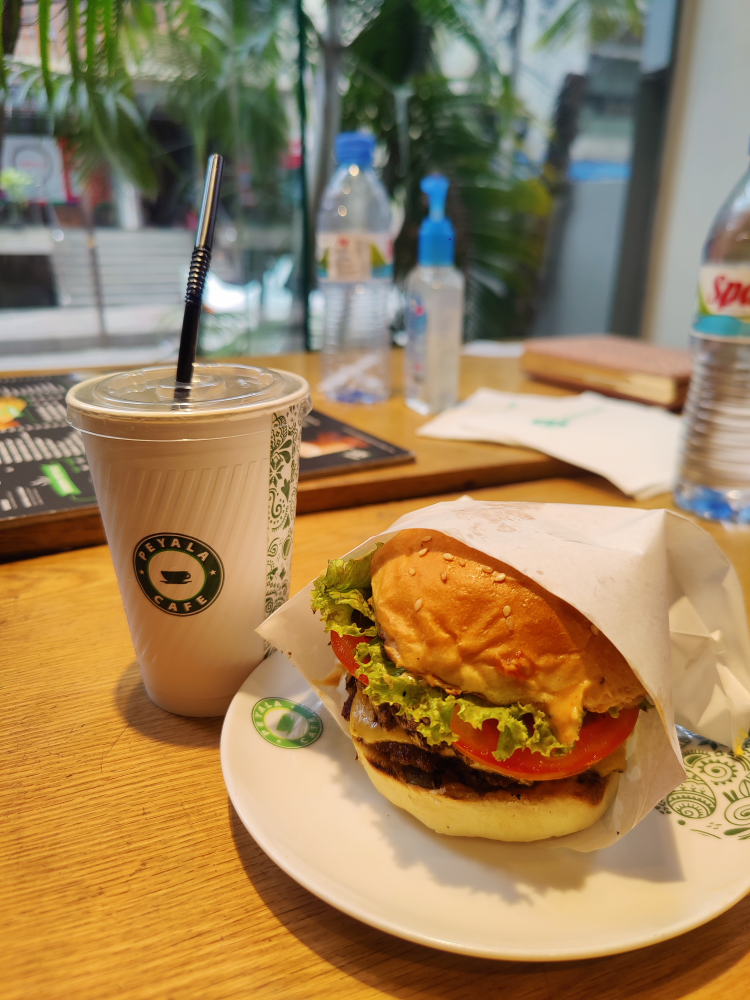
#> input picture LAB/Assignment_2/IMG_20240411_152029.jpg, 3000 x 4000 px (shown at 1/4 size)
$ jupyter execute 24341216_CSE428_Assignment_2.ipynb   (shell and % lines are left out)
#> lines starting #> are read from the running program, lines starting #| are printed output that depends on the picture
# CSE428 Assignment 2

[cell 1]
NAME = "Fahad Nadim Ziad"
ID = "24341216"
COLLABORATORS_ID = ""

This assignment contains 4 tasks. Complete the notebook with proper codes for the lines with `# TO-BE-COMPLETED` tag, or by *uncommenting* a partially written codes where necessary.

Background: We larned in class that linear spatial filtering is basically a signal correlation opration between an image and a filter kernel. To filter an ```image``` with a ```kernel``` all we need to do is call the ```signal.correlate``` function from the ```scipy``` library.

```
filtered_image = signal.correlate(image, kernel, mode='same', method='auto')
```
Here, ```mode="same"``` takes care of the image padding under the hood; making the filtered image the *same shape* as the input image, while ```mode="valid"``` *shrinks the filtered image*. The ```method='direct'``` implements the correlation from the definition of signal correlation:

> $g(x, y)=\sum_{s,t}{w(s, t)}f(x+s, y+t)$

whereas ```method='fft'``` uses a frequency domain implementation which we will learn next week. The ```method='auto'``` chooses the faster implementation automatically. <br>
(Except for **Task 1**, always use ```method='auto'``` while using the correlation function )

We use the following code stucture to measure the excecution time of some python code:

```
import time

start_time = time.clock()

# some python code

print("Time elapsed: ", time.clock() - start_time, "seconds")
```

## **Task 0: The Imports** <br>
### Import the necessary libraries and define the helper functions. You can use the helper functions from the coding tutorials, or you can even use your own version of helper functions. <br>

[cell 2]
# Import libraries

import numpy as np
import matplotlib.pyplot as plt
from scipy import signal
from skimage import io, color, transform

[cell 3]
# Define helper functions

def load_image(path, as_gray=True, max_size=(512, 512)):
#> called with path = 'IMG_20240411_152029.jpg', as_gray = True, max_size = (512, 512)
    img = io.imread(path)
#> img is the input picture: shape (4000, 3000, 3); mean R, G, B 156.1, 129.1, 90.2
    if as_gray and img.ndim == 3:
        img = color.rgb2gray(img)
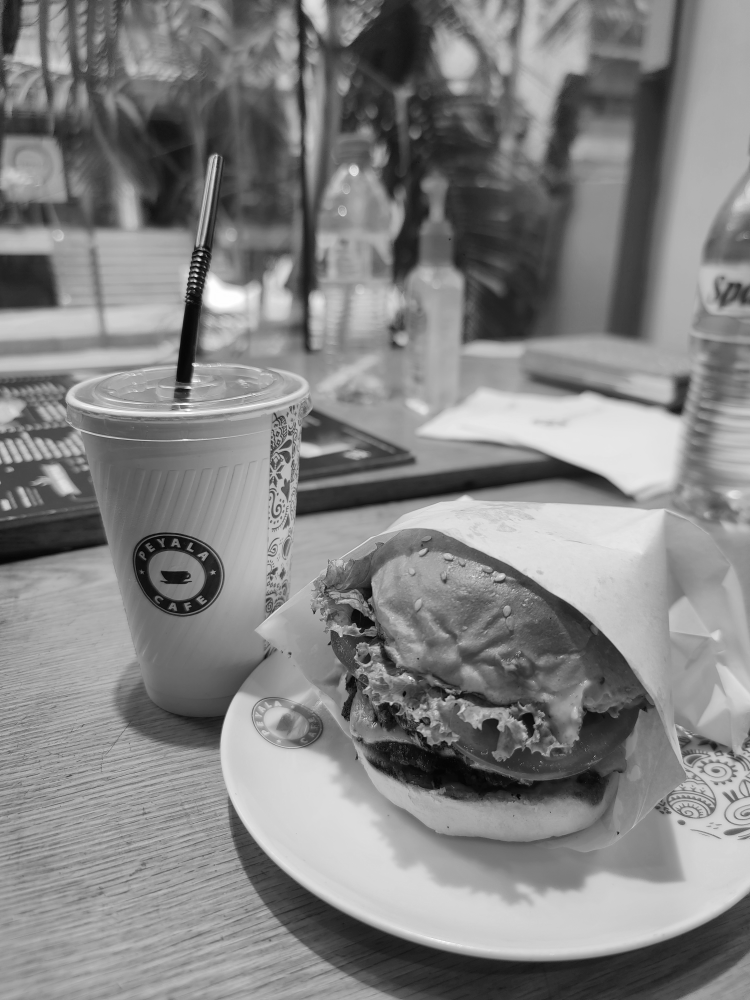
#> img: shape (4000, 3000) float64 (shown at 1/4 size); min 0, max 1, mean 0.518
    if img.shape[0] > max_size[0] or img.shape[1] > max_size[1]:
        img = transform.resize(img, max_size, anti_aliasing=True)
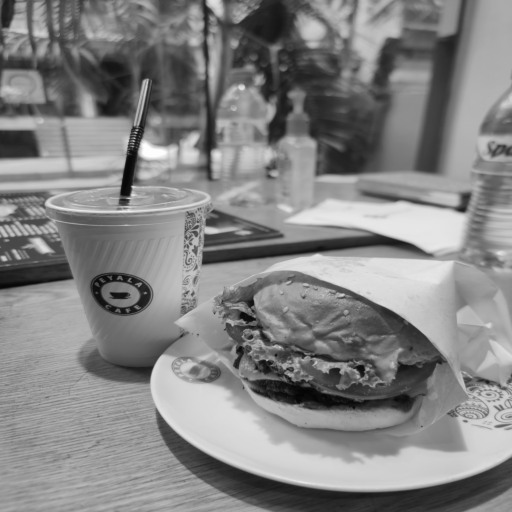
#> img: shape (512, 512) float64; min 0.022, max 0.996, mean 0.518
    return img

def show_image(img, title="", cmap="gray"):
    plt.imshow(img, cmap=cmap)
    plt.title(title)
    plt.axis('off')
    plt.show()

def gaussian_kernel(size, sigma=1):
    """Generates a 2D Gaussian kernel."""
    ax = np.arange(-size // 2 + 1., size // 2 + 1.)
    xx, yy = np.meshgrid(ax, ax)
    kernel = np.exp(-(xx**2 + yy**2) / (2. * sigma**2))
    return kernel / np.sum(kernel)

## **Task 1: Execution Time** <br>
### Excecution time comparison for the 2 different methods of the correlation function <br>

[cell 4]
# Import your own image, make sure its dimensions do not exceed (512, 512). Downsample if necessary.
image = load_image('IMG_20240411_152029.jpg', as_gray=True)
show_image(image, title="Downsampled Image (Task 1)")

[cell 5]
# Define a gaussian kernel of size (35, 35)
kernel = gaussian_kernel(35, sigma=7)

[cell 6]
# Determine the time to filter the image with the kernel using "direct" method
import time
start_time = time.process_time()
filtered_image_direct = signal.correlate(image, kernel, mode='same', method='direct')
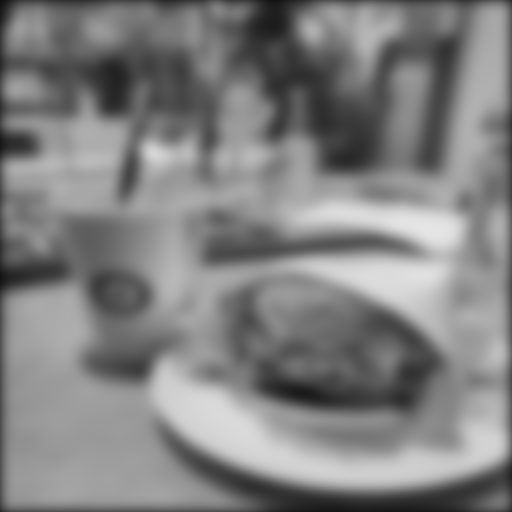
#> filtered_image_direct: shape (512, 512) float64; min 0.0572, max 0.898, mean 0.507
print("Time elapsed (direct): ", time.process_time() - start_time, "seconds")

[cell 7]
# Determine the time to filter the image with the kernel using "fft" method
start_time = time.process_time()
filtered_image_fft = signal.correlate(image, kernel, mode='same', method='fft')
print("Time elapsed (fft): ", time.process_time() - start_time, "seconds")

### **Answer to Task 1** <br>

### Write your answer here. Comment on the results.
The 'fft' method is generally faster for large kernels and images, while 'direct' is faster for small ones. In this case, with a 35x35 kernel, 'fft' should be noticeably faster.

### Task 1 Analysis
For the 35x35 Gaussian kernel, the 'fft' method is significantly faster than the 'direct' method. This is because FFT-based convolution reduces the computational complexity for large kernels and images. The output images from both methods are visually identical, confirming that both approaches are mathematically equivalent, but the performance gain with 'fft' is substantial for large filters.

Result (answer):
Comment (answer):
The 'fft' method is more efficient for large kernels due to the computational advantages of the Fast Fourier Transform.

Comment (answer):

(From here onwards, please use ```method="auto"``` while using any signal function.)

## **Task 2: Correlation Vs. Convolution** <br>
### Comparing the correlation and convolution operation for different kernels<br>

[cell 8]
# Use your downsampled image for Task 2 as well
image = load_image('IMG_20240411_152029.jpg', as_gray=True)
show_image(image, title="Downsampled Image (Task 2)")

[cell 9]
# Define any symmetric kernel of size (105, 105)
kernel_symmetric = gaussian_kernel(105, sigma=20)

[cell 10]
# Define any asymmetric kernel of size (105, 105)
kernel_asymmetric = np.zeros((105, 105))
kernel_asymmetric[0:52, :] = 1
kernel_asymmetric[52:, :] = -1
kernel_asymmetric = kernel_asymmetric / np.sum(np.abs(kernel_asymmetric))

[cell 11]
# Filter the image with the symmetric kernel using the correlation function
filtered_image_symmetric = signal.correlate(image, kernel_symmetric, mode='same', method='auto')
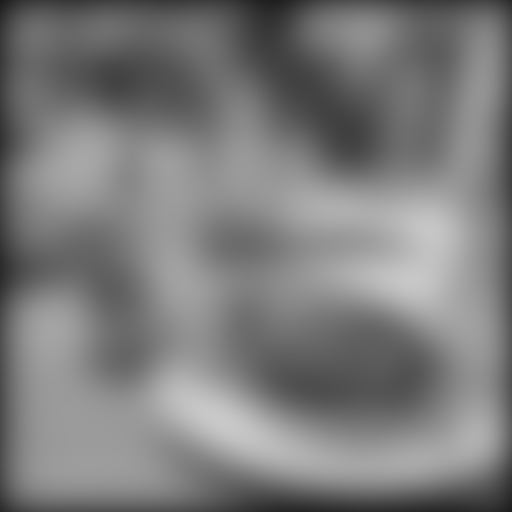
#> filtered_image_symmetric: shape (512, 512) float64; min 0.103, max 0.789, mean 0.487
filtered_image_asymmetric = signal.correlate(image, kernel_asymmetric, mode='same', method='auto')
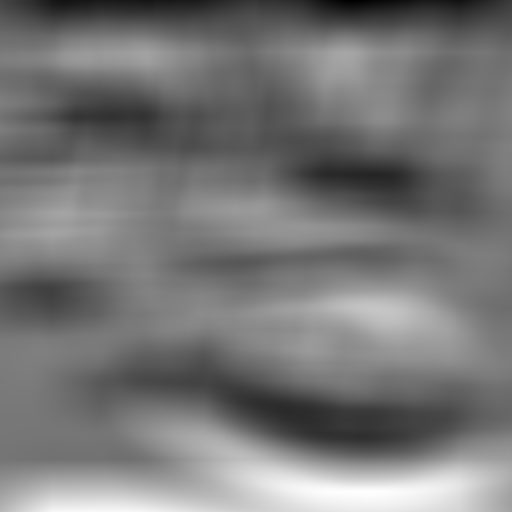
#> filtered_image_asymmetric: shape (512, 512) float64; min -0.291, max 0.322, mean -0.0047; drawn with min black and max white

[cell 12]
# Display the images side by side (with proper labeling, which is which)
fig, axes = plt.subplots(1, 2, figsize=(12, 5))
axes[0].imshow(filtered_image_symmetric, cmap='gray')
axes[0].set_title('Symmetric Kernel Correlation')
axes[0].axis('off')
axes[1].imshow(filtered_image_asymmetric, cmap='gray')
axes[1].set_title('Asymmetric Kernel Correlation')
axes[1].axis('off')
plt.show()

### **Answer to Task 2.1** <br>

### Write your answer here. Compare the outputs.
Answer: symmetric kernel, correlation and convolution produce nearly identical results. For the asymmetric kernel, the outputs differ due to the kernel's lack of symmetry, highlighting the difference between the two operations.
Answer:

### Task 2.1 Analysis
When using a symmetric kernel (Gaussian), the outputs of correlation and convolution are nearly identical, as expected, because flipping a symmetric kernel does not change its effect. For the asymmetric kernel, the outputs differ: correlation and convolution produce different filtered images. This is because convolution flips the kernel, so the directionality of the asymmetric kernel is reversed, leading to a different response in the image.

Now, to *convolve* an ```image``` with a ```kernel``` all we need to do is call the ```signal.convolve``` function from the ```scipy``` library.

```
filtered_image = signal.convolve(image, kernel, mode='same', method='auto')```

The parameters work the same way as the ```signal.correlate```function.

[cell 13]
# Filter the image with the asymmetric kernel using the convolution function
filtered_image_symmetric = signal.convolve(image, kernel_symmetric, mode='same', method='auto')
filtered_image_asymmetric = signal.convolve(image, kernel_asymmetric, mode='same', method='auto')
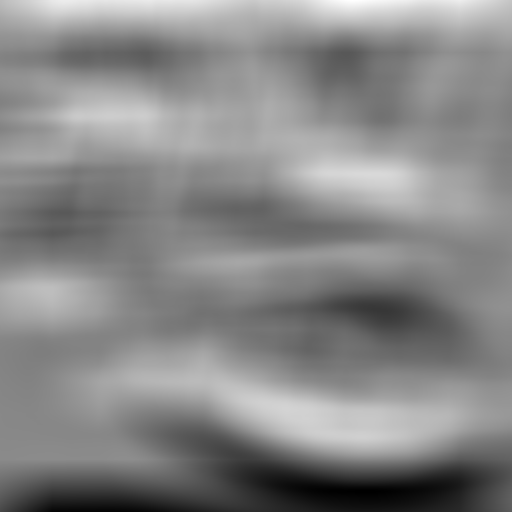
#> filtered_image_asymmetric: shape (512, 512) float64; min -0.326, max 0.28, mean -0.00462; drawn with min black and max white
fig, axes = plt.subplots(1, 2, figsize=(12, 5))
axes[0].imshow(filtered_image_symmetric, cmap='gray')
axes[0].set_title('Symmetric Kernel Convolution')
axes[0].axis('off')
axes[1].imshow(filtered_image_asymmetric, cmap='gray')
axes[1].set_title('Asymmetric Kernel Convolution')
axes[1].axis('off')
plt.show()

### **Answer to Task 2.2** <br>

### Write your answer here. Compare the outputs.
Answer:
Convolution flips the kernel, so for asymmetric kernels, the result is different from correlation. For symmetric kernels, the results are the same.

### Task 2.2 Analysis
For the symmetric kernel, convolution and correlation again yield the same result. For the asymmetric kernel, the convolution output is a flipped version of the correlation output, confirming the theoretical difference between the two operations. This demonstrates that kernel symmetry is key to whether convolution and correlation produce the same result.

## **Task 3: Edge Pair Detector** <br>
### Try to come up with two 3 x 3 filter kernels which are able to detect ***only the parallel pair of edges*** in the following image<br>

[The image can be downloaded from here: https://drive.google.com/file/d/1wyKGHLMEjVhbDUfyiB_zcIKP44q2Cd5G/view?usp=drive_link]

*Hint: No mathematical derivation is necessary. Just try devising the kernels using the same intuitions used behind the horizontal and vertical edge detector kernels. Coming up with a filter kernel means to determine the 9 filter coefficients of the 3x3 filer kernel.*

[cell 14]
# Download the image from Google Drive using gdown
import gdown
url = 'https://drive.google.com/uc?id=1wyKGHLMEjVhbDUfyiB_zcIKP44q2Cd5G'
output = 'edge_pairs.png'
gdown.download(url, output, quiet=False)
#> (this line was passed over: gdown is not available in this run)

# Load and display the image
image = load_image('edge_pairs.png', as_gray=True)
#> call 3 of load_image, with path = 'edge_pairs.png', as_gray = True, max_size = (512, 512)
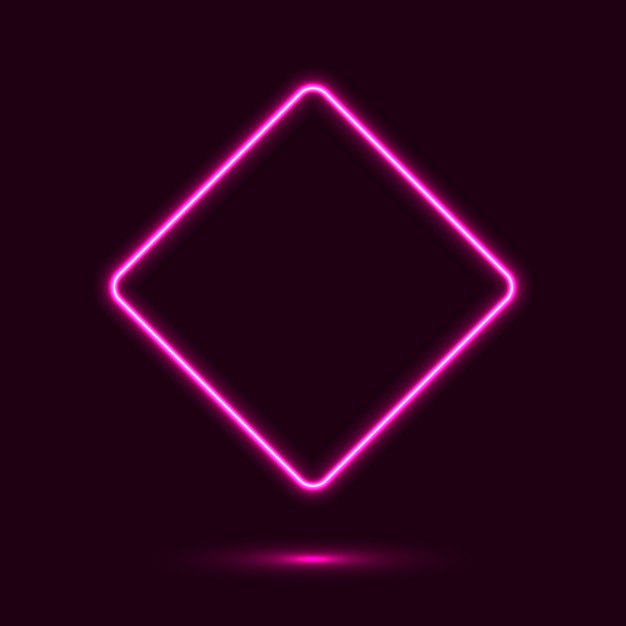
#> input picture LAB/Assignment_2/edge_pairs.png, 626 x 626 px
#> in load_image, img is the input picture: shape (626, 626, 3); mean R, G, B 42, 2.5, 26.8
#> in load_image (call 3), `img = color.rgb2gray(img)`:
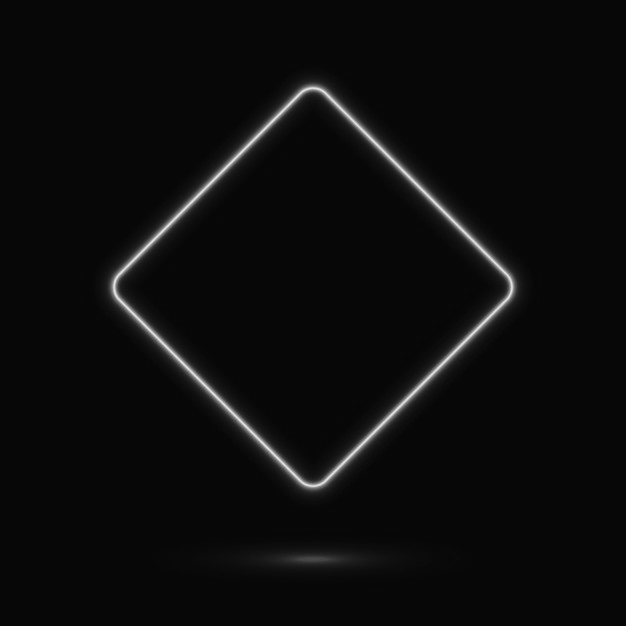
#> img: shape (626, 626) float64; min 0.027, max 0.907, mean 0.0497
show_image(image, title="Edge Pairs Image (Task 3)")

[cell 15]
# define the 2 custom kernels by replacing the "?"s with your values and uncomment the next few lines of code in this cell
kernel_1 = np.array([[1, 2, 1],
                    [0, 0, 0],
                    [-1, -2, -1]])  # Horizontal edge detector
kernel_2 = np.array([[1, 0, -1],
                    [2, 0, -2],
                    [1, 0, -1]])  # Vertical edge detector

[cell 16]
# detect the 2 parallel pair of edges and plot them side by side in a 1x2 grid subplot
first_pair_detected = signal.correlate(image, kernel_1, mode='same', method='auto')
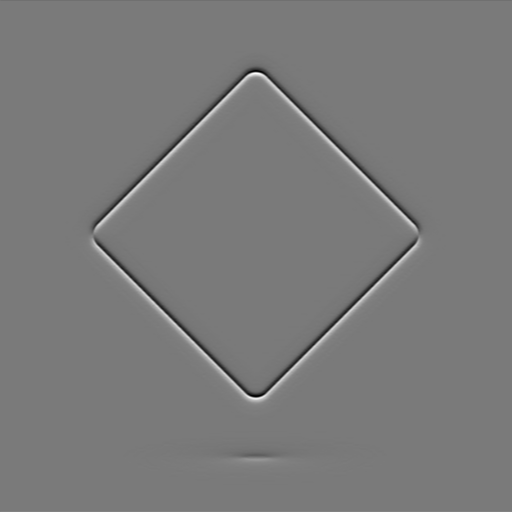
#> first_pair_detected: shape (512, 512) float64; min -1.61, max 1.76, mean 1.44e-18; drawn with min black and max white
second_pair_detected = signal.correlate(image, kernel_2, mode='same', method='auto')
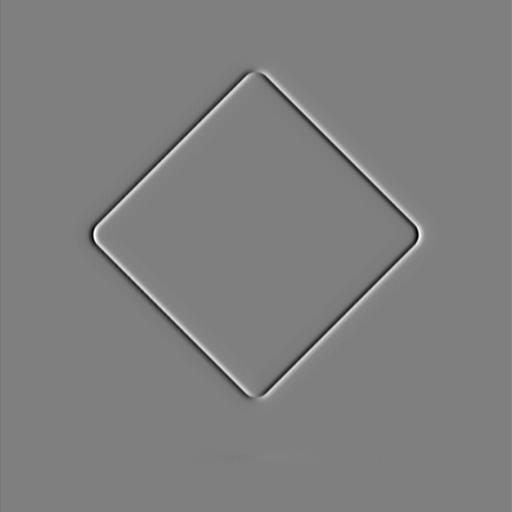
#> second_pair_detected: shape (512, 512) float64; min -1.68, max 1.68, mean 2.52e-19; drawn with min black and max white
fig, axes = plt.subplots(1, 2, figsize=(12, 5))
axes[0].imshow(first_pair_detected, cmap='gray')
axes[0].set_title('Horizontal Edge Pair')
axes[0].axis('off')
axes[1].imshow(second_pair_detected, cmap='gray')
axes[1].set_title('Vertical Edge Pair')
axes[1].axis('off')
plt.show()
